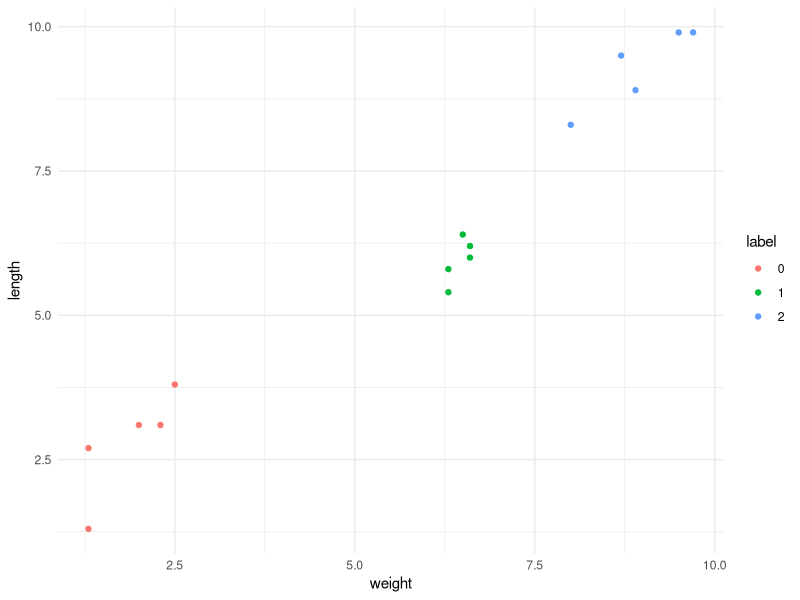
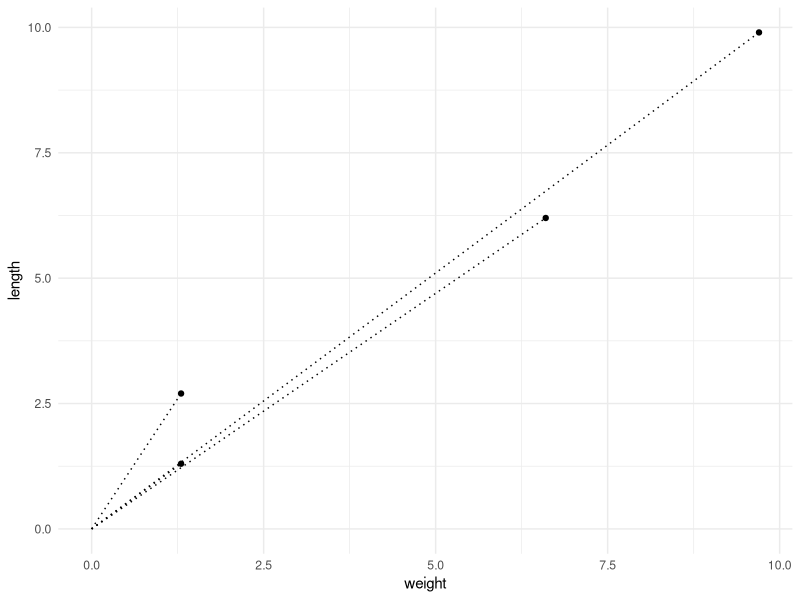

The R script that drew these images, in order:
## ---- chunk 1
library(tidyverse)
knitr::opts_chunk$set(echo = TRUE)
## ---- chunk 2
c(
  c(6.6, 6.2, 1),
  c(9.7, 9.9, 2),
  c(8.0, 8.3, 2),
  c(6.3, 5.4, 1),
  c(1.3, 2.7, 0),
  c(2.3, 3.1, 0),
  c(6.6, 6.0, 1),
  c(6.5, 6.4, 1),
  c(6.3, 5.8, 1),
  c(9.5, 9.9, 2),
  c(8.9, 8.9, 2),
  c(8.7, 9.5, 2),
  c(2.5, 3.8, 0),
  c(2.0, 3.1, 0),
  c(1.3, 1.3, 0)
) |>
  matrix(ncol = 3, byrow = TRUE) |>
  as.data.frame() -> my_df

colnames(my_df) <- c('weight', 'length', 'label')
my_df <- dplyr::mutate(my_df, label = factor(label, levels = 0:2))
head(my_df)
## ---- chunk 3
ggplot(my_df, aes(weight, length, colour = label)) +
  geom_point() +
  theme_minimal()
## ---- chunk 4
my_eg <- my_df[c(1, 2, 5, 15), ]
my_eg
## ---- chunk 5
euclid_dist <- function(x, y){
  sqrt(sum((x - y)^2))
}

x <- my_eg[4, -3]
apply(my_eg[-4, -3], 1, function(y) euclid_dist(x, y))
## ---- chunk 6
dot_prod <- function(x, y){
  sum(x * y)
}

x <- unlist(as.vector(my_eg[4, -3]))

identical(dot_prod(x, x), as.vector(x %*% x))
## ---- chunk 7
cosine_dist <- function(x, y){
  x <- unlist(as.vector(x))
  y <- unlist(as.vector(y))
  as.vector((x %*% y) / (sqrt(x %*% x) * sqrt(y %*% y)))
}

x <- my_eg[4, -3]
apply(my_eg[-4, -3], 1, function(y) cosine_dist(x, y))
## ---- chunk 8
ggplot(my_eg, aes(weight, length)) +
  geom_point() +
  geom_segment(aes(xend=weight, yend = length), x = 0, y=0, lty = 3) +
  theme_minimal() +
  scale_x_continuous(limits = c(0, max(my_eg[, 1]))) +
  scale_y_continuous(limits = c(0, max(my_eg[, 2])))
## ---- chunk 9
x0 <- unlist(as.vector(my_eg[1, -3]))
x1 <- unlist(as.vector(my_eg[2, -3]))

euclid_dist(x0, x1)
cosine_dist(x0, x1)
## ---- chunk 10
l1_norm <- function(x){
  x/sum(x)
}

l2_norm <- function(x){
  x/sqrt(sum(x^2))
}

x0_n <- l1_norm(x0)
x1_n <- l1_norm(x1)

euclid_dist(x0_n, x1_n)
cosine_dist(x0_n, x1_n)
